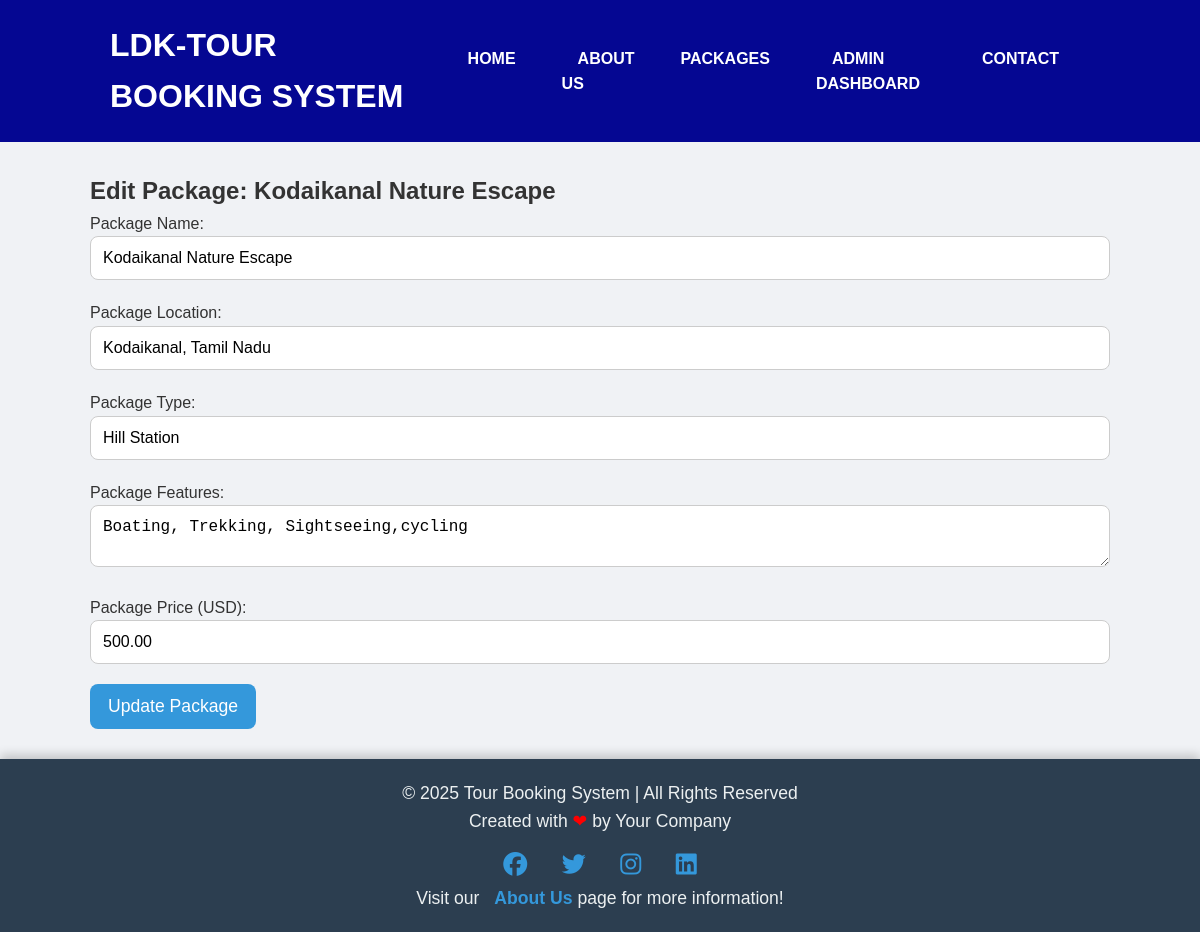
Page /admin/edit-package.php?id=2 (signed in) on the committed database.
### tables this page shows
CREATE TABLE `tbltourpackages` (
  `PackageId` int(11) NOT NULL,
  `PackageName` varchar(255) NOT NULL,
  `PackageType` varchar(255) NOT NULL,
  `PackageLocation` varchar(255) NOT NULL,
  `PackageFetures` text NOT NULL,
  `PackagePrice` decimal(10,2) NOT NULL,
  `PackageImage` varchar(255) NOT NULL
);

### admin/edit-package.php (the view, shortened to what this page needs)
<?php
include('../includes/config.php');
if (isset($_GET['id'])) {
    $packageId = $_GET['id'];
    $sql = "SELECT * FROM tbltourpackages WHERE PackageId = :packageId";
    $query = $dbh->prepare($sql);
    $query->bindParam(':packageId', $packageId, PDO::PARAM_INT);
    $query->execute();
    $result = $query->fetch(PDO::FETCH_OBJ);
}
?>
<!DOCTYPE HTML>
<html lang="en">
<head>
    <link href="../css/style.css" rel='stylesheet' type='text/css' />
</head>
<body>
<?php include('../includes/header.php'); ?>
<div class="container">
    <h2>Edit Package: <?php echo htmlentities($result->PackageName); ?></h2>
    <form method="POST">
        <label for="packageName">Package Name:</label>
        <input type="text" id="packageName" name="packageName" value="<?php echo htmlentities($result->PackageName); ?>" required>
        <label for="packageLocation">Package Location:</label>
        <input type="text" id="packageLocation" name="packageLocation" value="<?php echo htmlentities($result->PackageLocation); ?>" required>
        <label for="packageType">Package Type:</label>
        <input type="text" id="packageType" name="packageType" value="<?php echo htmlentities($result->PackageType); ?>" required>
        <label for="packageFeatures">Package Features:</label>
        <textarea id="packageFeatures" name="packageFeatures" required><?php echo htmlentities($result->PackageFetures); ?></textarea>
        <label for="packagePrice">Package Price (USD):</label>
        <input type="text" id="packagePrice" name="packagePrice" value="<?php echo htmlentities($result->PackagePrice); ?>" required>
        <button type="submit" name="update">Update Package</button>
    </form>
</div>
<?php include('../includes/footer.php'); ?>
</body>
</html>

### css/style.css (style rules this page uses)
* { margin: 0; padding: 0; box-sizing: border-box; }
body { font-family: 'Arial', sans-serif; background: #f0f2f5; color: #333; line-height: 1.6; }
.container { width: 85%; max-width: 1200px; margin: 30px auto; }
button, .btn { background-color: #3498db; color: #fff; padding: 12px 18px; border: none; border-radius: 8px; font-size: 1.1rem; cursor: pointer; transition: background-color 0.3s ease, transform 0.2s ease; }
input[type="text"], input[type="password"], textarea, select { width: 100%; padding: 12px; border: 1px solid #ccc; border-radius: 8px; font-size: 1rem; margin-bottom: 20px; transition: border-color 0.3s ease; }
input[type="text"], input[type="password"], textarea { background-color: #fff; }

### css/header.css (style rules this page uses)
* { margin: 0; padding: 0; box-sizing: border-box; }
body { font-family: Arial, sans-serif; }

### rows in the picture
tbltourpackages: PackageName "Kodaikanal Nature Escape", packageName "Kodaikanal Nature Escape", packageLocation "Kodaikanal, Tamil Nadu", packageType "Hill Station", packageFeatures "Boating, Trekking, Sightseeing,cycling", packagePrice "500.00"
